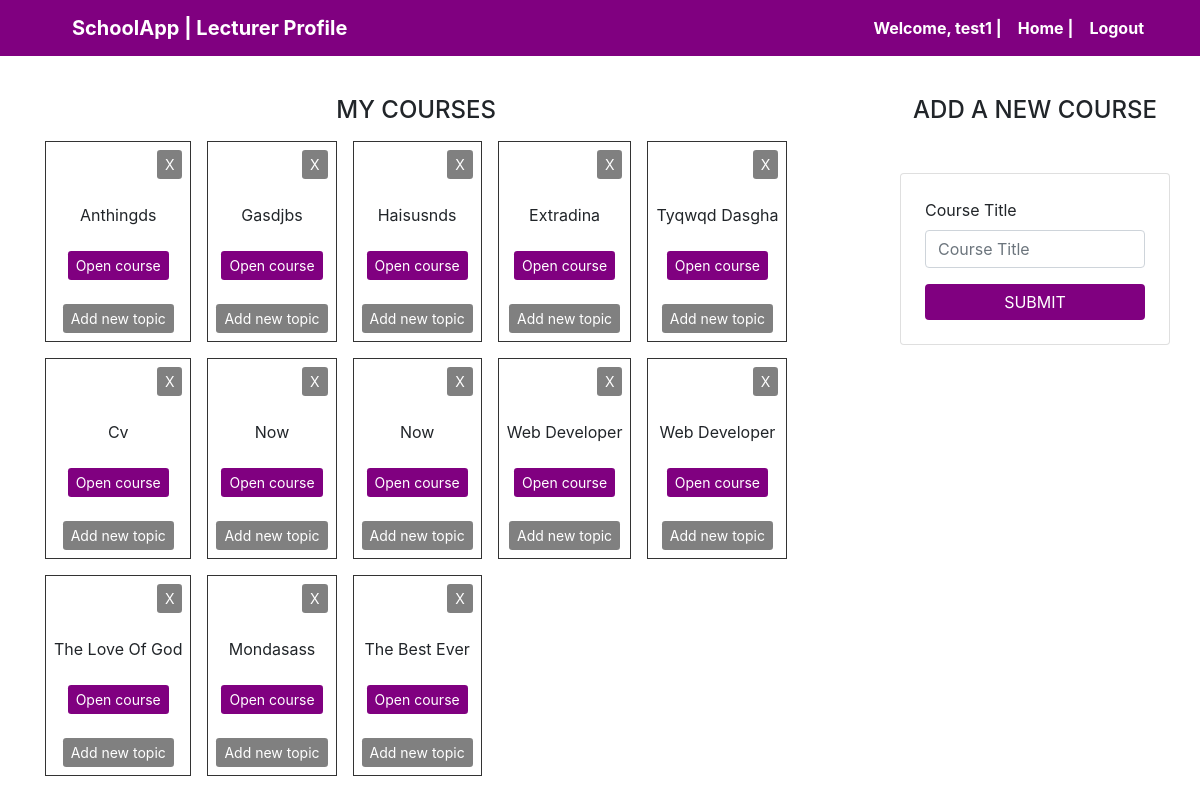
/lecturerdashboard.php (signed in), run on the app's committed database.
### tables this page shows
CREATE TABLE `courses` (
  `id` int(11) NOT NULL,
  `user` varchar(50) NOT NULL,
  `title` varchar(100) NOT NULL
);

### lecturerdashboard.php (the view, shortened to what this page needs)
<?php
    require('db.php');
?>
<!DOCTYPE html>
<html>
<head>
    <link href="bootstrap.min.css?<?=filemtime("bootstrap.min.css")?>" rel="stylesheet" type="text/css" />
    <link href="stylee.css?<?=filemtime("stylee.css")?>" rel="stylesheet" type="text/css" />
</head>
<body>
    <div class="container-fluid bg-transparent w-100 p-0">
            <nav style="background-color: purple;" class="navbar navbar-expand-md navbar-light px-0 w-100 px-5">
                <a style="font-size:" class="navbar-brand px-4 display-7" href="#">SchoolApp  |  Lecturer Profile</a>
                <div class="collapse navbar-collapse w-100" id="navbarSupportedContent">
                  <ul class="navbar-nav ml-auto">
                  <li class="nav-item active">
                <a class="nav-link" href="#">Welcome, <?php echo $_SESSION['username']; ?>   |</a>
                </li>
                    <li class="nav-item active">
                      <a class="nav-link" href="#">Home  |<span class="sr-only">(current)</span></a>
                    </li>
                    <li class="nav-item">
                      <a style="background-color:purple; color:white;" class="font-weight-bold nav-link"  href="logout.php">Logout</a>
                    </li>
                  </ul>
                </div>
              </nav>
        </div>
<div class="container">
        <div class="row mt-5">
        <div class="col-lg-9 d-flex mt-5" >
                <div class="center">
                <h4 class="mb-3 text-center">MY COURSES</h4>
                <div class="grid-container2 fs-6 text">
                    <?php
                        $username = $_SESSION['username'];
                        $query = "SELECT * FROM courses WHERE user='$username'";
                        $result = mysqli_query($con, $query) or die(mysql_error());
                        $rows = $result->num_rows;
                        for ($j = 0 ; $j < $rows ; ++$j)
                        {
                        $result->data_seek($j);
                        $row = $result->fetch_array(MYSQLI_ASSOC);
                        echo '<div class="grid-item2">
                        <form class="form d-flex" action="" method="post">' . "
                        <input type='hidden' id='' name='delete' value='". $row['title']. "'>
                        <input style='background-color: gray; border:none; color:white;'  type='submit' name='submit' value='X' class='btn-sm login-button btn ml-auto'>
</form>".
                        '<p class="my-4 text-capitalize">'.$row['title'] .'   </p> <div class="">   '. "
                        <form class='form' action='viewcourse.php' method='post'>
                        <input type='hidden' id='' name='course' value='". $row['title']. "'>
                        <input style='background-color: purple; border:none; color:white;'  type='submit' name='submit' value='Open course' class='btn-sm login-button btn'>
                        </form>"."<br>"
                        ."<form class='form' action='topicsform.php' method='post'>
                        <input type='hidden' id='' name='title' value='". $row['title']. "'>
                        <input style='background-color: gray; border:none; color:white;' type='submit' name='submit' value='Add new topic' class='btn-sm login-button btn'>
                        </form>"."</div></div>
                        ";
                        }
                    ?>
                </div>
                </div>
            </div>
            <div class="col-lg-3 mt-5" style="position: relative;">
                <div class="" style="position: absolute; top: 0;">
                <h4 class="mb-5 text-center">ADD A NEW COURSE</h4>
                <form action="" method="post" class="card p-4">
                    <div class="form-group">
                        <label for="title">Course Title</label>
                        <input type="text" name="title" class="form-control" id="title" placeholder="Course Title" required>
                    </div>
                    <button style="background-color: purple; border:none;" type="submit" name="submit" class="btn btn-primary"><a style="color: white">Submit</a></button>
                </form>
                </div>
            </div>
        </div>
        </div>
</body>
</html>

### stylee.css (style rules this page uses)
body { width: 100%; margin: 0%; padding: 0%; box-sizing: border-box; }
.navbar { background-color: purple !important; position: fixed; top: 0; z-index: 10; }
nav a { font-weight: bold; color:white !important; }
button { padding: 1.25em 2.25em; font-size: 0.85rem; font-weight: 700; text-transform: uppercase; border: none; border-radius: 10em; background-color: purple; color: white; }
.grid-container2 { display: grid; grid-template-columns: auto auto auto auto auto ; grid-gap: 1rem; }
.grid-item2 { background-color: rgba(255, 255, 255, 0.8); border: 1px solid rgba(0, 0, 0, 0.8); padding: 0.5rem; text-align: center; }

### data on the page
courses: title "Anthingds"
courses: title "Gasdjbs"
courses: title "Haisusnds"
courses: title "Extradina"
courses: title "Tyqwqd Dasgha"
courses: title "Cv"
courses: title "Now"
courses: title "Now"
courses: title "Web Developer"
courses: title "Web Developer"
courses: title "The Love Of God"
courses: title "Mondasass"
courses: title "The Best Ever"

### other printed values
$_SESSION['username'] "test1"
